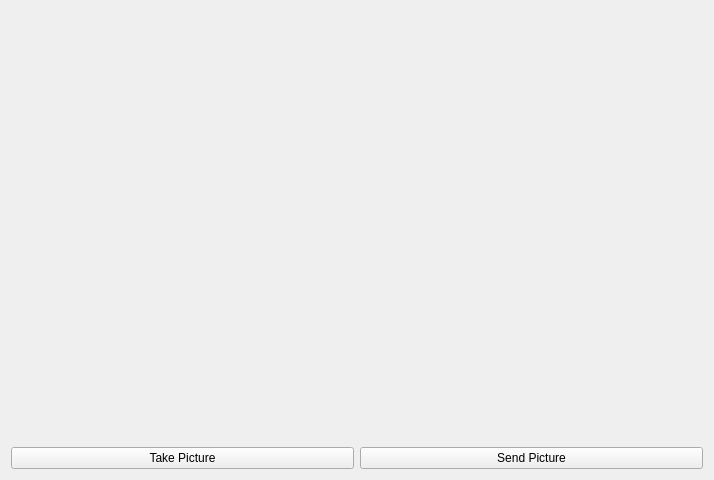
<?xml version="1.0" encoding="UTF-8"?>
<ui version="4.0">
 <class>MainWindow</class>
 <widget class="QMainWindow" name="MainWindow">
  <property name="geometry">
   <rect>
    <x>0</x>
    <y>0</y>
    <width>714</width>
    <height>480</height>
   </rect>
  </property>
  <property name="windowTitle">
   <string>MainWindow</string>
  </property>
  <widget class="QWidget" name="centralWidget">
   <layout class="QVBoxLayout" name="verticalLayout">
    <item>
     <widget class="QWidget" name="cameraWidget" native="true">
      <property name="sizePolicy">
       <sizepolicy hsizetype="Preferred" vsizetype="Expanding">
        <horstretch>0</horstretch>
        <verstretch>0</verstretch>
       </sizepolicy>
      </property>
     </widget>
    </item>
    <item>
     <layout class="QHBoxLayout" name="horizontalLayout">
      <property name="sizeConstraint">
       <enum>QLayout::SetFixedSize</enum>
      </property>
      <property name="topMargin">
       <number>0</number>
      </property>
      <item>
       <widget class="QPushButton" name="takePictureButton">
        <property name="text">
         <string>Take Picture</string>
        </property>
       </widget>
      </item>
      <item>
       <widget class="QPushButton" name="sendPictureButton">
        <property name="sizePolicy">
         <sizepolicy hsizetype="Minimum" vsizetype="Fixed">
          <horstretch>0</horstretch>
          <verstretch>0</verstretch>
         </sizepolicy>
        </property>
        <property name="text">
         <string>Send Picture</string>
        </property>
       </widget>
      </item>
     </layout>
    </item>
   </layout>
  </widget>
 </widget>
 <layoutdefault spacing="6" margin="11"/>
 <resources/>
 <connections/>
</ui>
